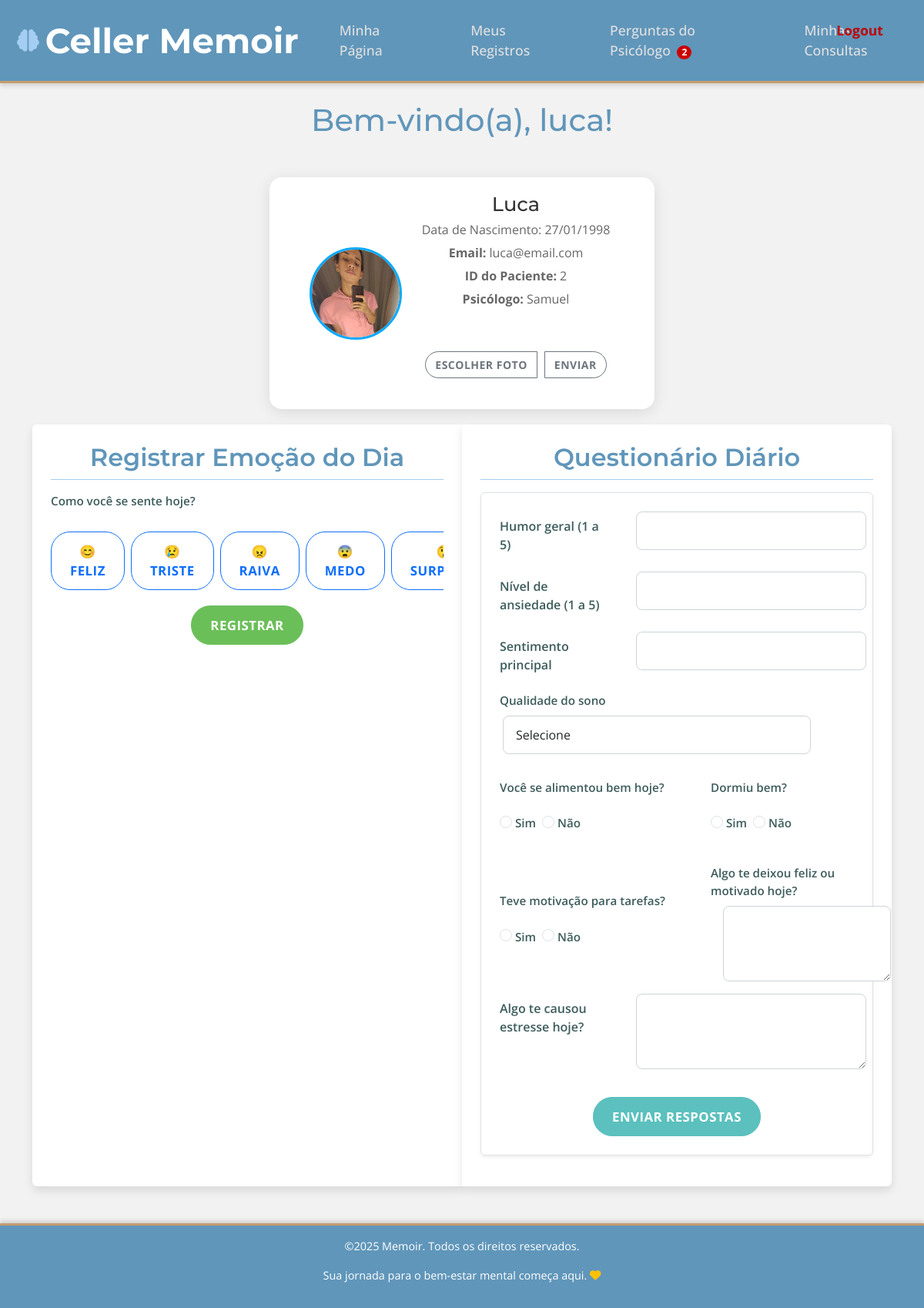
Page /paciente (signed in) on the committed database.
### backend/models.py (models this page shows, shortened)
class Paciente(db.Model):
    id = db.Column(db.Integer, db.ForeignKey('user.id'), primary_key=True)
    nome = db.Column(db.String(100), nullable=False)
    data_nascimento = db.Column(db.Date, nullable=True)
    psicologo_id = db.Column(db.Integer, db.ForeignKey('user.id'), nullable=True)
    foto_perfil = db.Column(db.String(255), nullable=False, default='default.jpg')
    user_login = db.relationship(
        'User',
        back_populates='paciente_perfil',
        foreign_keys=[id],
        lazy=True,
        uselist=False
    )
    registros_emocoes = db.relationship('RegistroEmocao', backref='paciente_obj', lazy=True)
    respostas_questionario = db.relationship('RespostaQuestionario', backref='paciente_obj', lazy=True)
    respostas_pergunta = db.relationship('RespostaPergunta', backref='paciente_obj', lazy=True)

class User(db.Model, UserMixin):
    __tablename__ = 'user'
    __table_args__ = {'extend_existing': True}
    id = db.Column(db.Integer, primary_key=True)
    nome = db.Column(db.String(150), nullable=True)  # Novo campo para nome do psicólogo
    email = db.Column(db.String(150), unique=True, nullable=False)
    cpf = db.Column(db.String(20), unique=True, nullable=False)
    password = db.Column(db.String(150), nullable=False)
    tipo = db.Column(db.String(20), nullable=False) # 'paciente' ou 'psicologo'
    trocar_senha = db.Column(db.Boolean, default=False, nullable=False)
    paciente_perfil = db.relationship(
        'Paciente',
        back_populates='user_login',
        lazy=True,
        uselist=False,
        primaryjoin="User.id == Paciente.id"
    )
    pacientes_atendidos = db.relationship(
        'Paciente',
        foreign_keys='Paciente.psicologo_id',
        backref='psicologo_responsavel',
        lazy=True
    )

### backend/routes.py (the view)
@routes.route('/paciente')
@login_required
def paciente():
    if current_user.tipo != 'paciente':
        flash('Acesso não autorizado.', category='error')
        return redirect(url_for('routes.login'))
    paciente_logado = current_user.paciente_perfil
    if not paciente_logado:
        flash('Seu perfil de paciente não foi encontrado no sistema. Entre em contato com o administrador.', category='error')
        logout_user()
        return redirect(url_for('routes.login'))
    from sqlalchemy import func
    total_perguntas = PsicologoPergunta.query.join(PsicologoPergunta.pacientes).filter(Paciente.id == paciente_logado.id).count()
    perguntas_respondidas = db.session.query(func.count(RespostaPergunta.id)).filter(
        RespostaPergunta.paciente_id == paciente_logado.id
    ).scalar() or 0
    perguntas_pendentes = total_perguntas - perguntas_respondidas
    return render_template('paciente.html', paciente=paciente_logado, perguntas_pendentes=perguntas_pendentes)

### backend/templates/paciente.html (shortened to what this page needs)
{% extends "base.html" %}
{% block content %}
<h1 class="mb-4">Bem-vindo(a), {{ paciente.nome }}!</h1>
<div style="margin-top: 50px; display: flex; justify-content: center; align-items: center; gap: 20px; background-color: #ffffff; border-radius: 16px; box-shadow: 0 4px 20px rgba(0, 0, 0, 0.1); padding: 20px; max-width: 500px; margin-left: auto; margin-right: auto; margin-bottom: 20px;">
    <div>
        {% if paciente.foto_perfil and paciente.foto_perfil != 'default.jpg' %}
            <img src="{{ url_for('static', filename='uploads/' + paciente.foto_perfil) }}" alt="Foto de Perfil" style="width: 120px; height: 120px; border-radius: 50%; object-fit: cover; border: 3px solid #00aaff;">
        {% else %}
            <img src="{{ url_for('static', filename='uploads/default.jpg') }}" alt="Foto Padrão" style="width: 120px; height: 120px; border-radius: 50%; object-fit: cover; border: 3px solid #00aaff;">
        {% endif %}
    </div>
    <div style="display: flex; flex-direction: column; justify-content: center; align-items: center;">
        <h2 style="margin: 0; font-size: 1.6rem; color: #333; text-align: center;">{{ paciente.nome.title() }}</h2>
        <p style="margin: 6px 0 0; font-size: 1rem; color: #666; text-align: center;">Data de Nascimento: {{ paciente.data_nascimento.strftime('%d/%m/%Y') if paciente.data_nascimento else 'Não informada' }}</p>
        <p style="margin: 6px 0 0; font-size: 1rem; color: #666; text-align: center;"><strong>Email:</strong> {% if paciente.user_login %}{{ paciente.user_login.email }}{% else %}N/A{% endif %}</p>
        <p style="margin: 6px 0 0; font-size: 1rem; color: #666; text-align: center;"><strong>ID do Paciente:</strong> {{ paciente.id }}</p>
        <p style="margin: 6px 0 0; font-size: 1rem; color: #666; text-align: center;"><strong>Psicólogo:</strong> {{ paciente.psicologo_responsavel.nome if paciente.psicologo_responsavel else 'N/A' }}</p>
        <div id="upload-foto" class="mt-3" style="width: 100%; display: flex; justify-content: center; gap: 10px;">
            {% if current_user.is_authenticated and current_user.tipo == 'paciente' %}
            <form method="POST" action="{{ url_for('routes.upload_foto_propria_paciente') }}" enctype="multipart/form-data" id="photo-upload-form" style="display: flex; flex-direction: column; align-items: center; gap: 10px; width: 100%;">
                <div class="input-group photo-upload-input-group" style="justify-content: center; gap: 10px; width: 100%;">
                    <label for="photo-upload-input" class="btn btn-outline-secondary" style="cursor: pointer; padding: 0.375rem 0.75rem; font-size: 0.875rem;">Escolher Foto</label>
                    <button type="submit" class="btn btn-outline-secondary" style="padding: 0.375rem 0.75rem; font-size: 0.875rem;">Enviar</button>
                </div>
            </form>
            {% else %}
            <p style="font-size: 1rem; color: #666; text-align: center;">Você não tem permissão para alterar a foto.</p>
            {% endif %}
        </div>
    </div>
</div>
<div class="row g-0">
    <div class="col-md-6">
        <div class="card h-100 rounded-0 rounded-start">
            <div class="card-body">
                <h2 class="card-title">Registrar Emoção do Dia</h2>
                <form method="POST" action="{{ url_for('routes.registrar_emocao') }}">
                    <div class="mb-3">
                        <label for="emocao" class="form-label">Como você se sente hoje?</label>
<div class="d-flex flex-row flex-nowrap gap-2 mb-2 overflow-auto Emoji">
                            {% set emoji_map = {
                                'feliz': '😊','triste': '😢','raiva': '😠','medo': '😨','surpresa': '😲','nojo': '🤢','neutro': '😐'
                            } %}
                            {% for emotion, emoji in emoji_map.items() %}
                                <button type="button" class="btn btn-outline-primary btn-sm emotion-btn" data-emotion="{{ emotion }}" style="display: inline-block;">
                                    {{ emoji }} {{ emotion|capitalize }}
                                </button>
                            {% endfor %}
                        </div>
                        </div>
                    <button type="submit" class="btn btn-success mb-3">Registrar</button>
                </form>
            </div>
        </div>
    </div>
    <div class="col-md-6">
        <div class="card h-100 rounded-0 rounded-end">
            <div class="card-body">
                <h2 class="card-title">Questionário Diário</h2>
                <form method="POST" action="{{ url_for('routes.responder_questionario') }}">
                    <div class="mb-4 p-4 border rounded shadow-sm">
                        <div class="mb-3 row">
                            <label for="humor_geral" class="col-sm-4 col-form-label fw-semibold">Humor geral (1 a 5)</label>
                            <div class="col-sm-8">
                                <input type="number" class="form-control" id="humor_geral" name="humor_geral" min="1" max="5" required>
                            </div>
                        </div>
                        <div class="mb-3 row">
                            <label for="nivel_ansiedade" class="col-sm-4 col-form-label fw-semibold">Nível de ansiedade (1 a 5)</label>
                            <div class="col-sm-8">
                                <input type="number" class="form-control" id="nivel_ansiedade" name="nivel_ansiedade" min="1" max="5" required>
                            </div>
                        </div>
                        <div class="mb-3 row">
                            <label for="sentimento_principal" class="col-sm-4 col-form-label fw-semibold">Sentimento principal</label>
                            <div class="col-sm-8">
                                <input type="text" class="form-control" id="sentimento_principal" name="sentimento_principal">
                            </div>
                        </div>
                        <div class="mb-3 row">
                            <label class="form-label fw-semibold w-100">Qualidade do sono</label>
                            <select class="form-control" id="qualidade_sono" name="qualidade_sono" required>
                                <option value="" selected disabled>Selecione</option>
                            </select>
                        </div>
                        <div class="side-by-side-fields mb-3 row">
                            <div class="col-12 col-md-6">
                                <label class="form-label fw-semibold w-100">Você se alimentou bem hoje?</label>
                                <div class="d-flex gap-2">
                                    <div class="form-check">
                                        <input class="form-check-input" type="radio" name="alimentou_bem" id="alimentou_bem_sim" value="Sim" required>
                                        <label class="form-check-label" for="alimentou_bem_sim">Sim</label>
                                    </div>
                                    <div class="form-check">
                                        <input class="form-check-input" type="radio" name="alimentou_bem" id="alimentou_bem_nao" value="Não" required>
                                        <label class="form-check-label" for="alimentou_bem_nao">Não</label>
                                    </div>
                                </div>
                            </div>
                            <div class="col-12 col-md-6">
                                <label class="form-label fw-semibold w-100">Dormiu bem?</label>
                                <div class="d-flex gap-2">
                                    <div class="form-check">
                                        <input class="form-check-input" type="radio" name="dormiu_bem" id="dormiu_bem_sim" value="True">
                                        <label class="form-check-label" for="dormiu_bem_sim">Sim</label>
                                    </div>
                                    <div class="form-check">
                                        <input class="form-check-input" type="radio" name="dormiu_bem" id="dormiu_bem_nao" value="False">
                                        <label class="form-check-label" for="dormiu_bem_nao">Não</label>
                                    </div>
                                </div>
                            </div>
                        </div>
                        <div class="side-by-side-fields mb-3 row">
                            <div class="col-12 col-md-6">
                                <label class="form-label fw-semibold w-100">Teve motivação para tarefas?</label>
                                <div class="d-flex gap-2">
                                    <div class="form-check">
                                        <input class="form-check-input" type="radio" name="motivacao_tarefas" id="motivacao_tarefas_sim" value="True">
                                        <label class="form-check-label" for="motivacao_tarefas_sim">Sim</label>
                                    </div>
                                    <div class="form-check">
                                        <input class="form-check-input" type="radio" name="motivacao_tarefas" id="motivacao_tarefas_nao" value="False">
                                        <label class="form-check-label" for="motivacao_tarefas_nao">Não</label>
                                    </div>
                                </div>
                            </div>
                            <div class="col-12 col-md-6">
                                <label for="feliz_motivado" class="form-label fw-semibold w-100">Algo te deixou feliz ou motivado hoje?</label>
                                <textarea class="form-control" id="feliz_motivado" name="feliz_motivado" rows="3"></textarea>
                            </div>
                        </div>
                        <div class="mb-3 row">
                            <label for="causa_estresse" class="col-sm-4 col-form-label fw-semibold">Algo te causou estresse hoje?</label>
                            <div class="col-sm-8">
                                <textarea class="form-control" id="causa_estresse" name="causa_estresse" rows="3"></textarea>
                            </div>
                        </div>
                        <div class="row">
                            <div class="col-sm-12 text-end">
                                <button type="submit" class="btn btn-info px-4">Enviar Respostas</button>
                            </div>
                        </div>
                    </div>
                </form>
            </div>
        </div>
    </div>
</div>
{% endblock %}

### backend/templates/base.html (shortened to what this page needs)
<!DOCTYPE html>
<html lang="pt-br">
<head>
    <link href="https://cdn.jsdelivr.net/npm/bootstrap@5.3.3/dist/css/bootstrap.min.css" rel="stylesheet">
    <link rel="stylesheet" href="https://cdnjs.cloudflare.com/ajax/libs/font-awesome/6.5.2/css/all.min.css" />
    <link rel="stylesheet" href="/static/style.css">
</head>
<body>
    <nav class="navbar navbar-expand-lg navbar-dark">
        <div class="container-fluid">
            <a class="navbar-brand" href="{{ url_for('routes.login') }}">
                <i class="fa-solid fa-brain me-2"></i>Celler Memoir
            </a>
            <div id="navbarNav" class="navbar-collapse">
                <ul class="navbar-nav me-auto mb-2 mb-lg-0">
                    {% if current_user.is_authenticated %}
{% if current_user.tipo == 'paciente' %}
                            <li class="nav-item">
                                <a class="nav-link" href="{{ url_for('routes.paciente') }}">Minha Página</a>
                            </li>
                            <li class="nav-item">
                                <a class="nav-link" href="{{ url_for('routes.paciente_registros') }}">Meus Registros</a>
                            </li>
                            <li class="nav-item">
                                <a class="nav-link" href="{{ url_for('routes.paciente_perguntas') }}">
                                    Perguntas do Psicólogo
                                    {% set perguntas_pendentes = perguntas_pendentes %}
                                    {% if perguntas_pendentes is not none and perguntas_pendentes > 0 %}
                                        <span class="badge rounded-pill ms-1" style="background-color: #cc0000; font-size: 0.75rem; padding: 0.25em 0.5em;">{{ perguntas_pendentes }}</span>
                                    {% endif %}
                                </a>
                            </li>
                            <li class="nav-item">
                                <a class="nav-link" href="{{ url_for('routes.paciente_minhas_consultas') }}">Minhas Consultas</a>
                            </li>
                            <li class="nav-item logout-item logout-link">
                                <a class="nav-link" href="{{ url_for('routes.logout') }}">Logout</a>
                            </li>
                    {% endif %}
                    {% endif %}
                </ul>
            </div>
        </div>
    </nav>
    <div class="container{% if request.endpoint == 'routes.paciente_minhas_consultas' %} paciente-minhas-consultas-wrapper{% else %} mt-4{% endif %}">
        {% block content %}{% endblock %}
    </div>
    <footer class="text-white text-center py-3 mt-5">
        <div class="container">
            <p>&copy;2025 Memoir. Todos os direitos reservados.</p>
            <p>Sua jornada para o bem-estar mental começa aqui. <i class="fa-solid fa-heart"></i></p>
        </div>
    </footer>
</body>
</html>

### rows in the picture
Paciente: nome "luca", foto_perfil (picture), nome "Luca", data_nascimento "27/01/1998", id "2"
User: user_login.email "luca@email.com"
User: psicologo_responsavel "Samuel"

### other values in the picture
{{ perguntas_pendentes }} "2"
{{ emoji }} "😊" "😢" "😠" "😨"
{{ emotion|capitalize }} "FELIZ" "TRISTE" "RAIVA" "MEDO"
